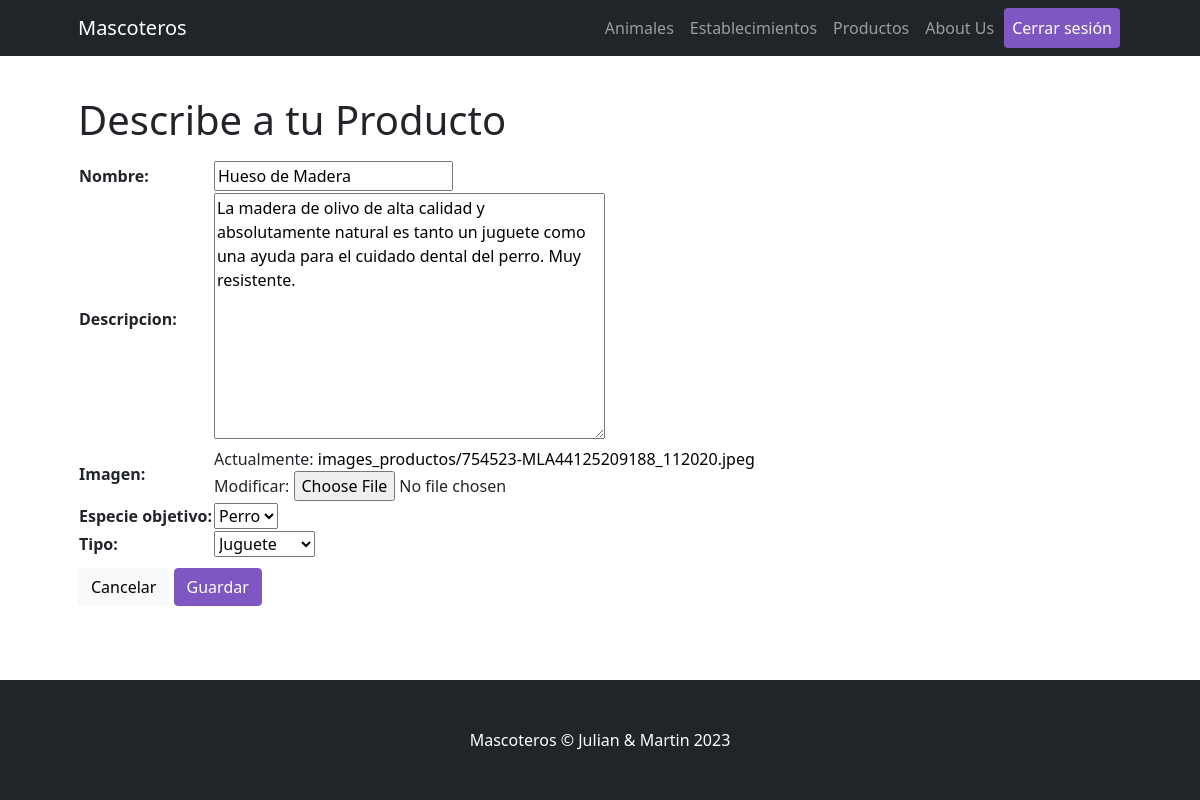
Screenshot of /Mascoteros/producto/editar/1 (signed in) with the database file from the repository.
### Mascoteros/models.py (models this page shows)
class Producto (models.Model):
    nombre           = models.CharField(max_length=64)
    descripcion      = models.CharField(max_length=500)
    imagen           = models.ImageField(upload_to='images_productos')
    especie_objetivo = models.CharField(max_length=255)
    tipo             = models.CharField(max_length=32)

### Mascoteros/views.py (the view)
# urls.py: path("producto/editar/<int:pk>", ActualizarProducto.as_view(), name="ProductosEditar"),
class ActualizarProducto(LoginRequiredMixin, UpdateView):
    model = Producto
    form_class = ProductoFormulario
    success_url = "/Mascoteros/producto/list"
    template_name = "Mascoteros/producto/producto_form.html"

### Mascoteros/forms.py
class ProductoFormulario(forms.ModelForm):
    class Meta:
        model = Producto
        fields = ("nombre", "descripcion", "imagen", "especie_objetivo", "tipo")
        widgets = {
            'especie_objetivo': forms.Select(choices=opciones_especie),
            'descripcion': forms.Textarea,
            'tipo': forms.Select(choices=opciones_tipo_producto)
        }

### Mascoteros/templates/Mascoteros/producto/producto_form.html (shortened to what this page needs)
{% extends "Mascoteros/parent.html" %}
{% load static %}
{% block contenidoDinamico %}
<h1 class="card-title">Describe a tu Producto</h1>
<form action="" enctype="multipart/form-data" method="POST"> {% csrf_token %}
    <div class="d-flex">
        <table>
            {{form.as_table}}
        </table>
    </div>
    <a href="{% url 'ProductosLista' %}" class="btn btn btn-light" role="button" aria-pressed="true">Cancelar</a>
    <button type="submit" class="btn btn-dark">Guardar</button>
</form>
{% endblock %}

### rows the page displays
Producto: nombre "Hueso de Madera", descripcion "La madera de olivo de alta calidad y absolutamente natural es tanto un juguete como una ayuda para el cuidado dental del perro. Muy resistente.", especie_objetivo "Perro", tipo "Juguete"
